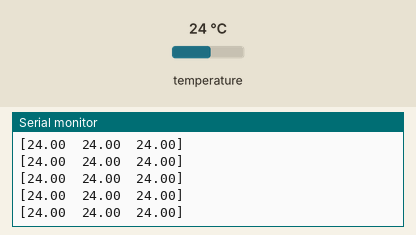
Simulated run of this sketch. Board: Arduino Uno, built with avr-gcc and run on an emulated ATmega328P. Parts: the last lines printed to the serial monitor. The test bench sets the inputs (shaded band); at power-on: temperature 24 °C.

Above: at 1.3 s.
1.4 s: temperature set to 12 °C
At 1.5 s:
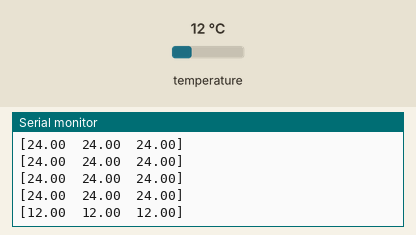
2.9 s: temperature set to 19 °C
At 2.99 s:
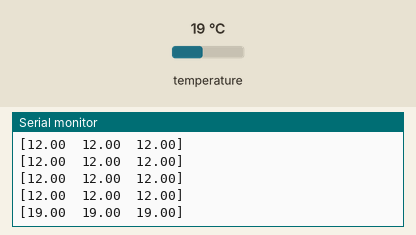
Timing chart, 0 to 5.9 s (numbered marks = the images above; inputs shaded):
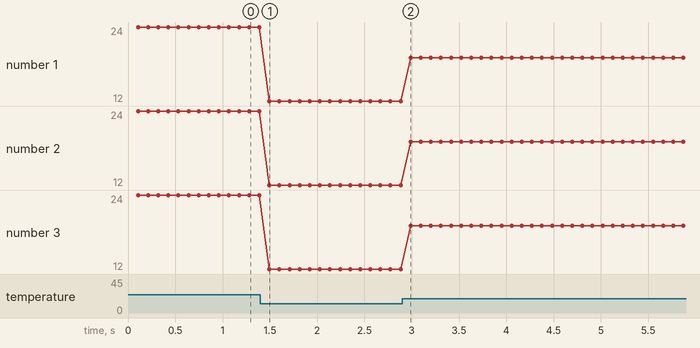

Measured:
- after the input at 1.4 s, the serial monitor: prints a new line after 0.09 s (image 1)
- after the input at 2.9 s, the serial monitor: prints a new line after 0.09 s (image 2)
- plotted number 1: 24 → 12 after the input at 1.4 s, 12 → 19 after the input at 2.9 s
- plotted number 2: 24 → 12 after the input at 1.4 s, 12 → 19 after the input at 2.9 s
- plotted number 3: 24 → 12 after the input at 1.4 s, 12 → 19 after the input at 2.9 s

The sketch:

amg8833.ino
```cpp
#include <Wire.h>
#include <Adafruit_AMG88xx.h>
#include <stdarg.h>

void Serialprintln(const char* input...) {
  va_list args;
  va_start(args, input);
  for(const char* i=input; *i!=0; ++i) {
    if(*i!='%') { Serial.print(*i); continue; }
    switch(*(++i)) {
      case '%': Serial.print('%'); break;
      case 's': Serial.print(va_arg(args, char*)); break;
      case 'd': Serial.print(va_arg(args, int), DEC); break;
      case 'b': Serial.print(va_arg(args, int), BIN); break;
      case 'o': Serial.print(va_arg(args, int), OCT); break;
      case 'x': Serial.print(va_arg(args, int), HEX); break;
      case 'f': Serial.print(va_arg(args, double), 2); break;
    }
  }
  Serial.println();
  va_end(args);
}

Adafruit_AMG88xx amg;

float pixels[AMG88xx_PIXEL_ARRAY_SIZE];
float temps[3];

void setup() {
    Serial.begin(9600);
    Serial.println(F("AMG88xx pixels"));

    bool status;

    // default settings
    status = amg.begin();
    if (!status) {
        Serial.println("Could not find a valid AMG88xx sensor, check wiring!");
        while (1);
    }

    Serial.println("-- Pixels Test --");

    Serial.println();

    delay(100); // let sensor boot up
}


void loop() {
    //read all the pixels
    amg.readPixels(pixels);
    temps[0] = temps[1] = temps[2] = 0;

    for(int i=0; i<AMG88xx_PIXEL_ARRAY_SIZE; i++){
      // Serial.print(pixels[i]);
      if (i%8 < 2) {
        // Serial.println(pixels[i])
        if (pixels[i] > temps[0]) temps[0] = pixels[i];
      } else if (i%8 > 5) {
        if (pixels[i] > temps[2]) temps[2] = pixels[i];
      } else {
        if (pixels[i] > temps[1]) temps[1] = pixels[i];
      }
      // Serial.println(temps[0]);
      // temps[0] /= 24;
      // temps[1] /= 16;
      // temps[2] /= 24;
    }
    Serialprintln("[%f\t%f\t%f]\n", temps[0], temps[1], temps[2]);

    //delay a second
    delay(100);
}
```
